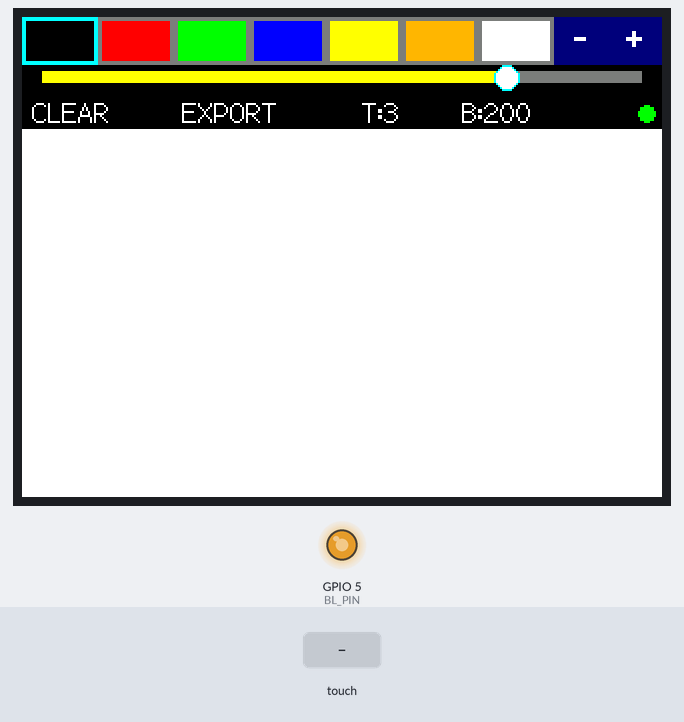
This sketch was run on a simulated ESP32. Shown: 320×240 colour display, output pins drawn as LEDs (lit = HIGH). The test bench sets the inputs (shaded band). WiFi joins after 1.5 s; servers stay silent unless stated; what the sketch prints to the serial monitor is not drawn.

Above: at 3.4 s.
3.5 s: screen touched at 13 % across, 30 % down
5.0 s: screen touched at 13 % across, 10 % down
At 5.8 s:
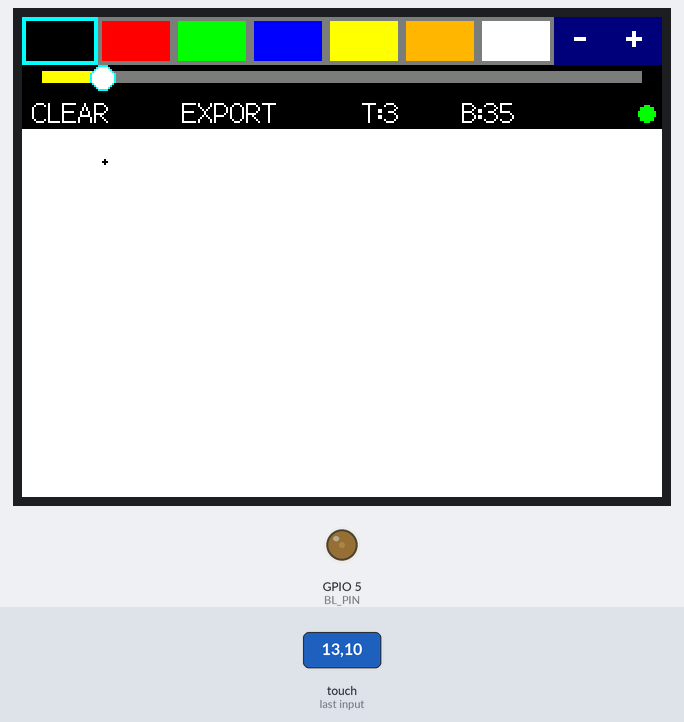
6.5 s: screen touched at 38 % across, 10 % down
At 6.9 s:
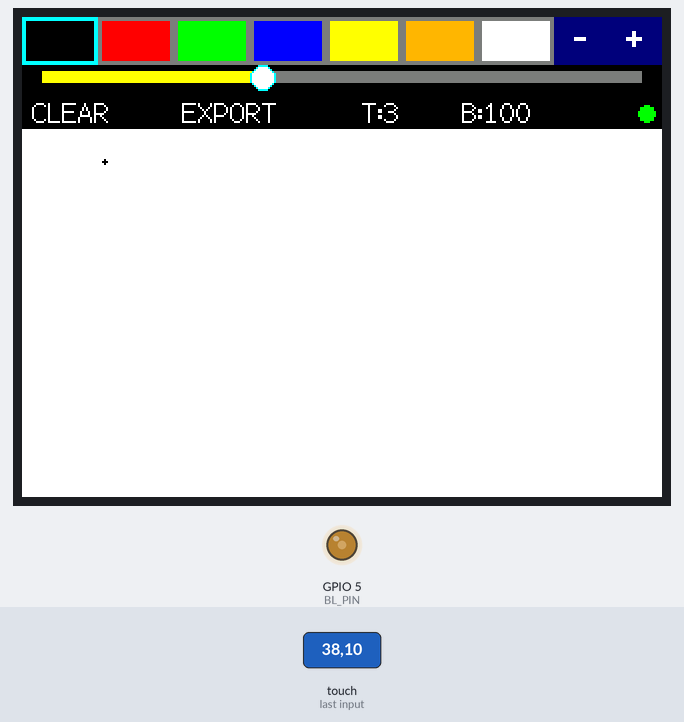
8.0 s: screen touched at 62 % across, 10 % down
At 9.3 s:
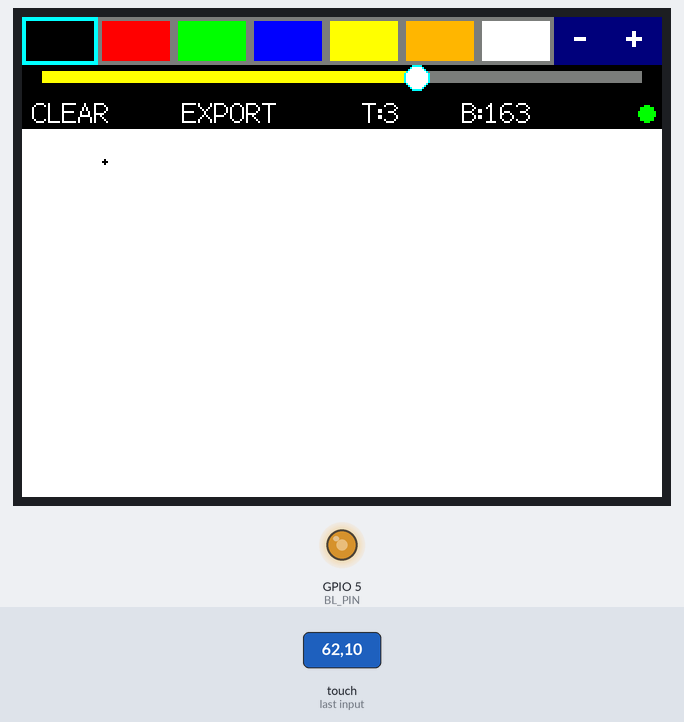
Timing chart, 0 to 10.5 s (numbered marks = the images above; inputs shaded):
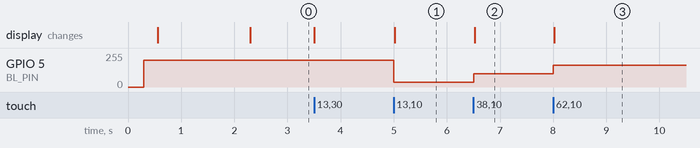

The sketch:

Drawing_tablet.ino
```cpp
#include <SPI.h>
#include <TFT_eSPI.h>

//
#define USE_WIFI    // whatever you want to use/ wifi or bluetooth just uncomment
// #define USE_BT

#ifdef USE_WIFI
  #include <WiFi.h>
  const char* WIFI_SSID = "YOUR_WIFI_SSID";
  const char* WIFI_PASS = "YOUR_WIFI_PASSWORD";
  const char* PC_IP     = "192.168.1.50";   // pc lan ip adress
  const uint16_t PC_PORT = 5005;
  WiFiClient client;
#endif

#ifdef USE_BT
  #include "BluetoothSerial.h"
  BluetoothSerial SerialBT;
#endif

TFT_eSPI tft = TFT_eSPI();


uint16_t calData[5] = { 458, 3383, 331, 3407, 7 };


#define SCR_W 320
#define SCR_H 240

#define ROW1_H 24
#define ROW2_H 16
#define ROW3_H 16
#define MENU_H (ROW1_H + ROW2_H + ROW3_H)
#define CANVAS_Y MENU_H
#define CANVAS_H (SCR_H - MENU_H)

uint16_t palette[] = {
  TFT_BLACK, TFT_RED, TFT_GREEN, TFT_BLUE,
  TFT_YELLOW, TFT_ORANGE, TFT_WHITE
};
const int numColors = 7;
const int thickBoxW = 54;
int swatchW = (SCR_W - thickBoxW) / numColors;

uint16_t currentColor = TFT_BLACK;
int thickness = 3;
int lastX = -1, lastY = -1;
bool wasTouching = false;


#define BL_PIN 5
#define BL_PWM_FREQ 5000
#define BL_PWM_RES  8
#define BL_CHANNEL  0
int brightness = 200;

const int SLIDER_X1 = 10;
const int SLIDER_X2 = SCR_W - 10;
const int SLIDER_Y  = ROW1_H;
const int SLIDER_TRACK_H = ROW2_H;

struct BtnZone { int x1, x2; };
BtnZone Z_CLEAR  = {5,   75};
BtnZone Z_EXPORT = {80,  160};

void setBacklight(int val) {
  brightness = constrain(val, 10, 255);
  #if ESP_ARDUINO_VERSION_MAJOR >= 3
    ledcWrite(BL_PIN, brightness);
  #else
    ledcWrite(BL_CHANNEL, brightness);
  #endif
}


void drawTopRow() {
  tft.fillRect(0, 0, SCR_W, ROW1_H, TFT_DARKGREY);
  for (int i = 0; i < numColors; i++) {
    int x = i * swatchW;
    tft.fillRect(x + 2, 2, swatchW - 4, ROW1_H - 4, palette[i]);
    if (palette[i] == currentColor) {
      tft.drawRect(x, 0, swatchW, ROW1_H, TFT_CYAN);
      tft.drawRect(x + 1, 1, swatchW - 2, ROW1_H - 2, TFT_CYAN);
    }
  }
  int tx = numColors * swatchW;
  tft.fillRect(tx, 0, thickBoxW, ROW1_H, TFT_NAVY);
  tft.setTextColor(TFT_WHITE, TFT_NAVY);
  tft.setTextDatum(MC_DATUM);
  tft.drawString("-", tx + thickBoxW / 4, ROW1_H / 2, 4);
  tft.drawString("+", tx + 3 * thickBoxW / 4, ROW1_H / 2, 4);
}

void drawSlider() {
  tft.fillRect(0, SLIDER_Y, SCR_W, SLIDER_TRACK_H, TFT_BLACK);
  int trackW = SLIDER_X2 - SLIDER_X1;
  int fillW = map(brightness, 10, 255, 0, trackW);
  tft.fillRect(SLIDER_X1, SLIDER_Y + 3, trackW, 6, TFT_DARKGREY);
  tft.fillRect(SLIDER_X1, SLIDER_Y + 3, fillW, 6, TFT_YELLOW);
  int knobX = SLIDER_X1 + fillW;
  tft.fillCircle(knobX, SLIDER_Y + 6, 6, TFT_WHITE);
  tft.drawCircle(knobX, SLIDER_Y + 6, 6, TFT_CYAN);
}

void drawBottomRow() {
  int y = SLIDER_Y + ROW2_H;
  tft.fillRect(0, y, SCR_W, ROW3_H, TFT_BLACK);
  tft.setTextColor(TFT_WHITE, TFT_BLACK);
  tft.setTextDatum(TL_DATUM);
  tft.drawString("CLEAR", Z_CLEAR.x1, y, 2);
  tft.drawString("EXPORT", Z_EXPORT.x1, y, 2);
  tft.drawString("T:" + String(thickness), 170, y, 2);
  tft.drawString("B:" + String(brightness), 220, y, 2);
  tft.fillCircle(SCR_W - 8, y + 8, 4,
    #ifdef USE_WIFI
      (WiFi.status() == WL_CONNECTED) ? TFT_GREEN : TFT_RED
    #else
      (SerialBT.hasClient()) ? TFT_GREEN : TFT_RED
    #endif
  );
}

void drawMenu() {
  drawTopRow();
  drawSlider();
  drawBottomRow();
}

void clearCanvas() {
  tft.fillRect(0, CANVAS_Y, SCR_W, CANVAS_H, TFT_WHITE);
  sendCommand("C\n");
}


void sendCommand(const String &s) {
  #ifdef USE_WIFI
    if (client.connected()) client.print(s);
  #endif
  #ifdef USE_BT
    SerialBT.print(s);
  #endif
}

void sendStroke(int x1, int y1, int x2, int y2, uint16_t color, int th) {
  uint8_t r = ((color >> 11) & 0x1F) * 255 / 31;
  uint8_t g = ((color >> 5) & 0x3F) * 255 / 63;
  uint8_t b = (color & 0x1F) * 255 / 31;
  String msg = "D," + String(x1) + "," + String(y1) + "," +
               String(x2) + "," + String(y2) + "," +
               String(r) + "," + String(g) + "," + String(b) + "," +
               String(th) + "\n";
  sendCommand(msg);
}


void setup() {
  Serial.begin(115200);
  delay(300);

  #if ESP_ARDUINO_VERSION_MAJOR >= 3
    ledcAttach(BL_PIN, BL_PWM_FREQ, BL_PWM_RES);
    ledcWrite(BL_PIN, brightness);
  #else
    ledcSetup(BL_CHANNEL, BL_PWM_FREQ, BL_PWM_RES);
    ledcAttachPin(BL_PIN, BL_CHANNEL);
    ledcWrite(BL_CHANNEL, brightness);
  #endif

  tft.init();
  tft.setRotation(1);
  tft.fillScreen(TFT_WHITE);

  tft.setTouch(calData);
  Serial.println("Touch calibration applied");

  drawMenu();

  #ifdef USE_WIFI
    WiFi.begin(WIFI_SSID, WIFI_PASS);
    Serial.print("Connecting to WiFi");
    unsigned long wifiStart = millis();
    while (WiFi.status() != WL_CONNECTED && millis() - wifiStart < 8000) {
      delay(300);
      Serial.print(".");
    }
    if (WiFi.status() == WL_CONNECTED) {
      Serial.println("\nWiFi connected: " + WiFi.localIP().toString());
      client.connect(PC_IP, PC_PORT);
    } else {
      Serial.println("\nWiFi FAILED - continuing without network");
    }
  #endif

  #ifdef USE_BT
    SerialBT.begin("ESP32_DrawTablet");
    Serial.println("Bluetooth started");
  #endif

  drawMenu();
  Serial.println("Setup complete - entering loop()");
}


void loop() {
  uint16_t x, y;
  bool touched = tft.getTouch(&x, &y);

  #ifdef USE_WIFI
    if (WiFi.status() == WL_CONNECTED && !client.connected()) {
      client.connect(PC_IP, PC_PORT);
    }
  #endif

  if (touched) {
    if (y < MENU_H) {
      handleMenuTouch(x, y);
      wasTouching = false;
      return;
    }

    if (!wasTouching) {
      lastX = x; lastY = y;
      wasTouching = true;
    }

    for (int o = -thickness / 2; o <= thickness / 2; o++) {
      tft.drawLine(lastX, lastY + o, x, y + o, currentColor);
    }
    tft.fillCircle(x, y, thickness / 2, currentColor);

    sendStroke(lastX, lastY, x, y, currentColor, thickness);

    lastX = x;
    lastY = y;
  } else {
    wasTouching = false;
  }

  delay(5);
}


void handleMenuTouch(int x, int y) {
  if (y < ROW1_H) {
    if (x < numColors * swatchW) {
      int idx = x / swatchW;
      currentColor = palette[idx];
      drawTopRow();
      return;
    }
    int tx = numColors * swatchW;
    if (x >= tx && x < tx + thickBoxW) {
      if (x < tx + thickBoxW / 2) thickness = max(1, thickness - 1);
      else thickness = min(10, thickness + 1);
      drawBottomRow();
    }
    return;
  }

  if (y < ROW1_H + ROW2_H) {
    int clampedX = constrain(x, SLIDER_X1, SLIDER_X2);
    int trackW = SLIDER_X2 - SLIDER_X1;
    int val = map(clampedX - SLIDER_X1, 0, trackW, 10, 255);
    setBacklight(val);
    drawSlider();
    drawBottomRow();
    return;
  }

  if (x >= Z_CLEAR.x1 && x < Z_CLEAR.x2) {
    clearCanvas();
  } else if (x >= Z_EXPORT.x1 && x < Z_EXPORT.x2) {
    sendCommand("E\n");
    tft.fillCircle(SCR_W - 8, ROW1_H + ROW2_H + 8, 4, TFT_CYAN);
    delay(150);
    drawBottomRow();
  }
}
```

Measured:
- after the input at 5.0 s, GPIO 5 (BL_PIN): 199/255 → 35/255 at once; the display: changes at once (image 1)
- after the input at 6.5 s, GPIO 5 (BL_PIN): 35/255 → 100/255 at once; the display: changes at once (image 2)
- after the input at 8.0 s, GPIO 5 (BL_PIN): 100/255 → 162/255 at once; the display: changes at once (image 3)
